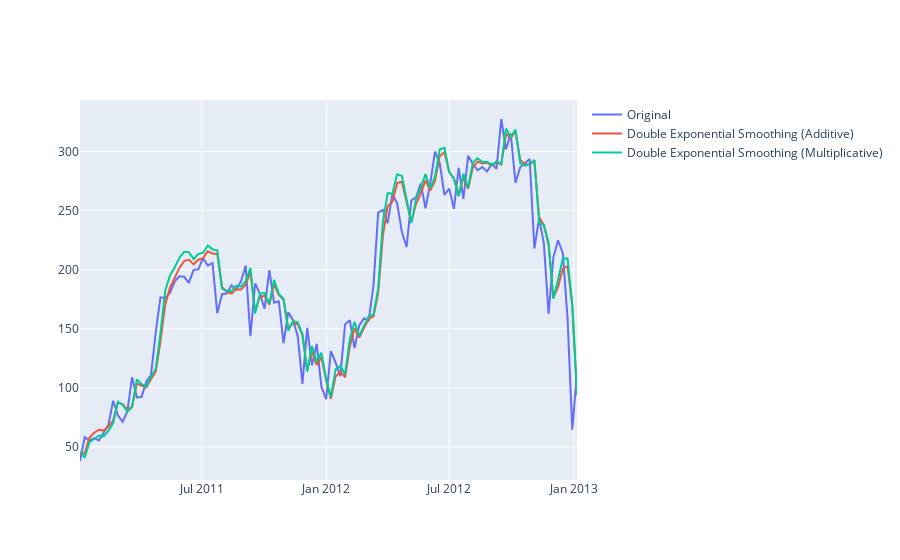

Source (notebook cell):
### Code cell
iplot(Figure(data=[Scatter(x =df.index,
                           y = df['cnt'],
                           name = 'Original'),
                   Scatter(x = df.index,
                           y = df['des_add'],
                           name = 'Double Exponential Smoothing (Additive)'),
                   Scatter(x = df.index,
                           y = df['des_mul'],
                           name = 'Double Exponential Smoothing (Multiplicative)')]))
